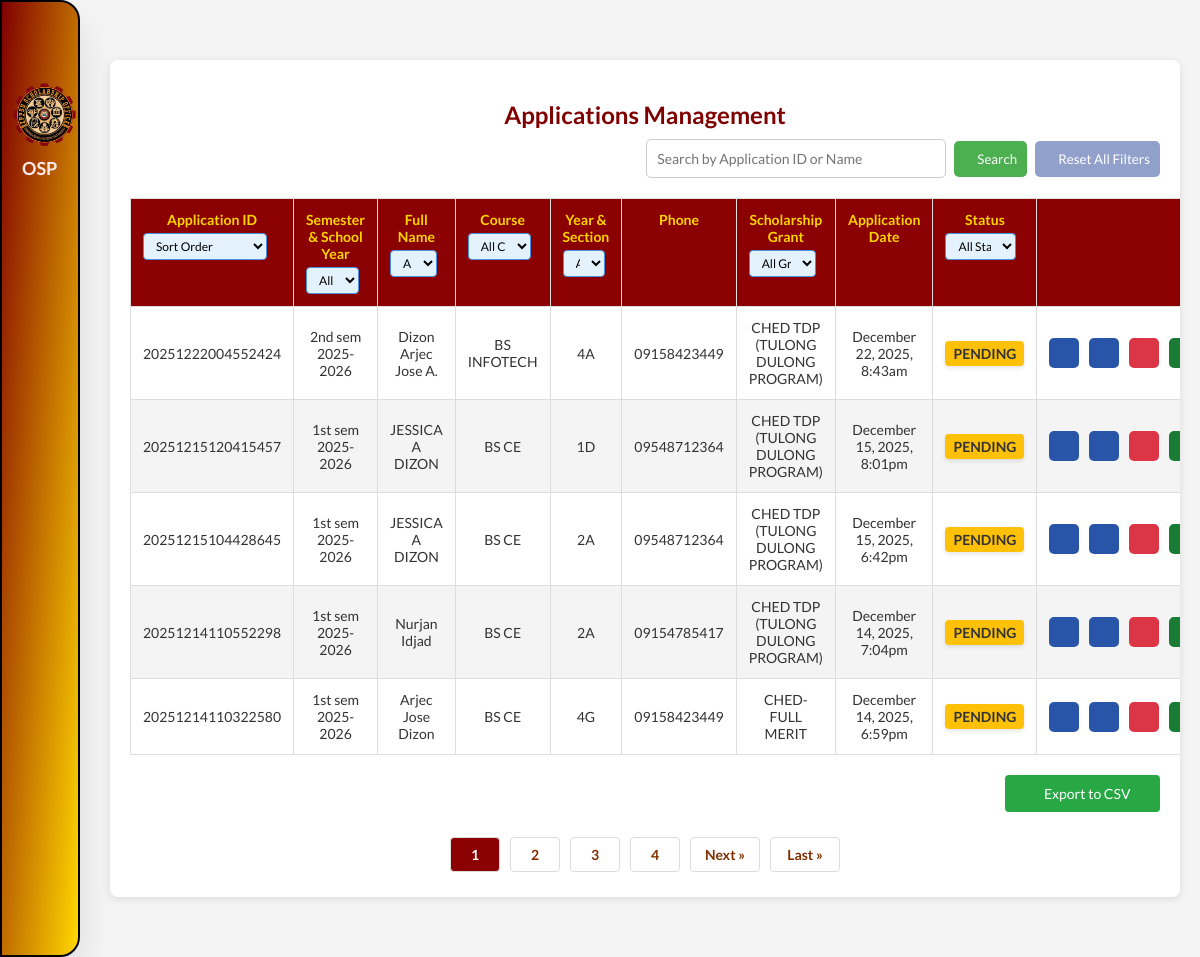
Page /views/applications.php (signed in) on the committed database.
### tables this page shows
CREATE TABLE `scholarship_applications` (
  `application_id` varchar(20) NOT NULL,
  `date` datetime DEFAULT NULL,
  `semester` varchar(10) NOT NULL,
  `school_year` varchar(9) DEFAULT NULL,
  `full_name` varchar(100) NOT NULL,
  `course` varchar(50) NOT NULL,
  `yr_sec` varchar(15) NOT NULL,
  `major` varchar(50) NOT NULL,
  `cell_no` varchar(15) DEFAULT NULL,
  `permanent_address` text DEFAULT NULL,
  `zip_code` int(11) NOT NULL,
  `present_address` text DEFAULT NULL,
  `email` varchar(100) DEFAULT NULL,
  `sex` varchar(100) NOT NULL,
  `date_of_birth` date DEFAULT NULL,
  `age` int(11) NOT NULL,
  `place_of_birth` varchar(50) DEFAULT NULL,
  `civil_status` enum('single','married','widowed','divorced','separated') DEFAULT NULL,
  `religion` varchar(100) DEFAULT NULL,
  `scholarship_grant` varchar(100) DEFAULT NULL,
  `disability` varchar(100) DEFAULT NULL,
  `indigenous_group` varchar(100) DEFAULT NULL,
  `reason_scholarship` text NOT NULL,
  `user_id` int(11) DEFAULT NULL,
  `status` enum('pending','approved','not qualified') NOT NULL DEFAULT 'pending',
  `notified` int(11) NOT NULL,
  `attachments` varchar(255) NOT NULL
);

### views/applications.php (the view, shortened to what this page needs)
<?php
require '../includes/session.php';
try {
    $limit = 5;
    $page = isset($_GET['page']) && is_numeric($_GET['page']) && $_GET['page'] > 0 ? (int) $_GET['page'] : 1;
    $offset = ($page - 1) * $limit;
    $whereConditions = ["1=1"];
    $whereClause = implode(' AND ', $whereConditions);
    $totalQuery = $pdo->prepare("SELECT COUNT(*) AS total FROM scholarship_applications WHERE $whereClause");
    $totalQuery->execute();
    $totalRows = $totalQuery->fetchColumn();
    $totalPages = ceil($totalRows / $limit);
    $sortBy = isset($_GET['sort_by']) && in_array($_GET['sort_by'], ['application_id', 'full_name', 'course', 'yr_sec', 'date', 'status', 'sem_sy']) ? $_GET['sort_by'] : 'application_id';
    $sortOrder = isset($_GET['sort']) && $_GET['sort'] == 'asc' ? 'ASC' : 'DESC';
    $query = "
        SELECT
            sa.application_id,
            CONCAT(sa.semester, ' ', sa.school_year) as sem_sy,
            sa.full_name,
            sa.course,
            sa.yr_sec,
            sa.cell_no,
            sa.scholarship_grant,
            sa.date,
            sa.status,
            sa.notified
        FROM scholarship_applications sa
        WHERE $whereClause
        ORDER BY $sortBy $sortOrder, application_id $sortOrder
        LIMIT :limit OFFSET :offset
    ";
    $stmt = $pdo->prepare($query);
    $stmt->bindValue(':limit', $limit, PDO::PARAM_INT);
    $stmt->bindValue(':offset', $offset, PDO::PARAM_INT);
    $stmt->execute();
    $rows = $stmt->fetchAll(PDO::FETCH_ASSOC);
} catch (PDOException $e) {
    die("Error fetching data: " . $e->getMessage());
}
?>
<!DOCTYPE html>
<html lang="en">
<head>
    <link rel="stylesheet" href="../css/styles.css?v=<?php echo time(); ?>">
    <link rel="stylesheet" href="../css/preloader.css?v=<?php echo time(); ?>">
    <link rel="stylesheet" href="../css/applications.css?v=<?php echo time(); ?>">
</head>
<body>
    <nav class="stroke" id="sideNav">
        <ul>
            <li>
                <a href="#" class="logo">
                    <div style="display: flex; align-items: center;">
                        <img src="../assets/images/icons/scholarship_seal.png" alt="Scholarship Seal">
                    </div>
                    <span class="nav-item" style="margin-left: 10px;">OSP</span>
                </a>
            </li>
            <?php if ($_SESSION["role"] === 'admin'): ?>
                <li>
                    <a href="./dashboard.php">
                        <i class="fas fa-solid fa-gauge"></i>
                    </a>
                </li>
                <li><a href="./announcement.php"><i class="fas fa-bullhorn"></i>
                        <span class="nav-item-2">Announcements</span></a>
                </li>
                <li>
                    <a href="./scholarship_form.php">
                        <i class="fas fa-solid fa-file"></i>
                    </a>
                </li>
                <li><a href="./manage_dropdowns.php"><i class="fas fa-list"></i><span class="nav-item-2">Scholarship Settings</span></a></li>
                <li>
                    <a href="./applications.php" class="activea">
                        <i class="fas fa-solid fa-folder"></i>
                    </a>
                </li>
                <li><a href="./logs.php"><i class="fas fa-clipboard-list"></i>
                        <span class="nav-item-2">Logs</span></a></li>
            <?php endif; ?>
            <li>
                <a href="../auth/logout.php" class="logout">
                    <i class="fas fa-solid fa-right-from-bracket"></i>
                </a>
            </li>
        </ul>
                <button class="toggle-btn" onclick="toggleNav()">
            <i class="fas fa-bars" id="toggle-icon"></i>
    </nav>
<div class="content">
    <div class="container">
        <h1>Applications Management</h1>
        <div class="table-container">
            <div class="search-container">
                <form action="" method="GET" id="filterForm">
                    <input type="text" name="search" id="searchInput" placeholder="Search by Application ID or Name"
                        value="<?php echo isset($_GET['search']) ? htmlspecialchars($_GET['search']) : ''; ?>">
                    <button type="submit" class="btn-search"><i class="fas fa-search"></i> Search</button>
                    <button type="button" class="btn-reset" id="resetButton" onclick="resetFilters()">
                        <i class="fas fa-redo"></i> Reset All Filters
                    </button>
                </form>
            </div>
        </div>
        <table>
            <thead>
                <tr>
                    <th>
                        Application ID
                        <select id="sortDropdown" onchange="updateSort('application_id')" class="table-header-filter">
                            <option value="">Sort Order</option>
                        </select>
                    </th>
                    <th>
                        Semester & School Year
                        <select name="sem_sy_filter" onchange="applyTableFilter(this)" class="table-header-filter">
                            <option value="">All Semesters</option>
                        </select>
                    </th>
                    <th>
                        Full Name
                        <select name="name_filter" onchange="applyTableFilter(this)" class="table-header-filter">
                            <option value="">All Names</option>
                        </select>
                    </th>
                    <th>
                        Course
                        <select name="course_filter" onchange="applyTableFilter(this)" class="table-header-filter">
                            <option value="">All Courses</option>
                        </select>
                    </th>
                    <th>
                        Year & Section
                        <select name="yr_sec_filter" onchange="applyTableFilter(this)" class="table-header-filter">
                            <option value="">All Year & Sections</option>
                        </select>
                    </th>
                    <th>
                        Phone
                    </th>
                    <th>
                        Scholarship Grant
                        <select name="grant_filter" onchange="applyTableFilter(this)" class="table-header-filter">
                            <option value="">All Grants</option>
                        </select>
                    </th>
                    <th>
                        Application Date
                    </th>
                    <th>
                        Status
                        <select name="sort_status" onchange="applyTableFilter(this)" class="table-header-filter">
                            <option value="">All Status</option>
                        </select>
                    </th>
                    <th>Actions</th>
                </tr>
            </thead>
            <tbody>
                <?php if (count($rows) > 0): ?>
                    <?php foreach ($rows as $row): ?>
                        <tr>
                            <td><?= htmlspecialchars($row['application_id']) ?></td>
                            <td><?= htmlspecialchars($row['sem_sy'] ?? 'N/A') ?></td>
                            <td><?= htmlspecialchars($row['full_name']) ?></td>
                            <td><?= htmlspecialchars($row['course']) ?></td>
                            <td><?= htmlspecialchars($row['yr_sec']) ?></td>
                            <td><?= htmlspecialchars($row['cell_no']) ?></td>
                            <td><?= htmlspecialchars($row['scholarship_grant']) ?></td>
                            <td>
                                <?php
                                $formattedDate = date('F j, Y, g:ia', strtotime($row['date']));
                                echo htmlspecialchars($formattedDate);
                                ?>
                            </td>
                            <td>
                                <span class="status <?php echo htmlspecialchars($row['status']); ?>">
                                    <?php echo htmlspecialchars(ucfirst($row['status'])); ?>
                                </span>
                            </td>
                            <td>
                                <div class="actions">
                                    <a href="../application_process/view_application_admin.php?id=<?= $row['application_id'] ?>"
                                        class="btn-view" data-tooltip="View Application">
                                        <i class="fas fa-solid fa-eye"></i>
                                    </a>
                                    <a href="../application_process/edit_application_admin.php?id=<?= $row['application_id'] ?>"
                                        class="btn-view" data-tooltip="Edit Application">
                                        <i class="fas fa-pencil-alt"></i>
                                    </a>
                                    <a href="../application_process/delete_application.php?id=<?= $row['application_id'] ?>"
                                        class="btn-delete"
                                        onclick="return confirm('This action cannot be undone. Proceed with deletion?');"
                                        data-tooltip="Delete Application">
                                        <i class="fas fa-solid fa-trash"></i>
                                    </a>
<?php if ($row['status'] !== 'approved'): ?>
            <a href="../application_process/approve_application.php?id=<?= $row['application_id'] ?>&action=notify"
                class="btn-approve"
                onclick="return confirm('Are you sure you want to approve this application and notify the applicant?');"
                data-tooltip="Approve Application and Notify">
            </a>
        <?php endif; ?>
                                </div>
                            </td>
                        </tr>
                    <?php endforeach; ?>
                <?php endif; ?>
            </tbody>
        </table>
        <div class="export-button-container">
            <a href="../application_process/export_application.php?<?php echo htmlspecialchars(buildQueryString()); ?>" class="btn-export">
                <i class="fas fa-solid fa-download"></i> Export to CSV
            </a>
        </div>
        <ul class="pagination">
            <?php for ($i = 1; $i <= $totalPages; $i++): ?>
                <li><a href="?<?php echo buildQueryString(['page' => $i]); ?>" class="<?php echo $i == $page ? 'active' : ''; ?>">
                    <?php echo $i; ?>
                </a></li>
            <?php endfor; ?>
            <?php if ($page < $totalPages): ?>
                <li><a href="?<?php echo buildQueryString(['page' => $page + 1]); ?>" class="prev-next">Next &raquo;</a></li>
                <li><a href="?<?php echo buildQueryString(['page' => $totalPages]); ?>" class="prev-next">Last &raquo;</a></li>
            <?php endif; ?>
        </ul>
    </div>
</div>
</body>
</html>
<?php
function buildQueryString($newParams = []) {
    $params = $_GET;
    foreach ($newParams as $key => $value) {
        $params[$key] = $value;
    }
    return http_build_query($params);
}

### css/styles.css (style rules this page uses)
* { margin: 0; padding: 0; outline: none; border: none; text-decoration: none; box-sizing: border-box; font-family: "Lato", sans-serif; }
body { background: #f4f4f4; overflow-x: hidden; }
.logo { margin-top: 70px; text-align: start; display: flex; flex-direction: column; align-items: start; transition: all 0.5s ease; }
.logo img { width: 65px; height: 65px; margin-bottom: 10px; }
.logo span { font-weight: bold; font-size: 18px; text-align: center; }
nav { position: fixed; top: 0; bottom: 0; left: 0; height: 100%; background: linear-gradient(to bottom right, #800000, #ffd700); width: 80px; overflow: hidden; transition: width 0.3s ease, left 0.3s ease; box-shadow: 0 20px 35px rgba(0, 0, 0, 0.1); z-index: 99999; border-top-right-radius: 20px; border-bottom-right-radius: 20px; border: 2px solid black; }
a { position: relative; color: #ffe9e9 !important; font-size: 14px; display: table; width: 350px; padding: 10px; transition: background 0.3s ease, transform 0.3s ease, color 0.3s ease; font-weight: bold; text-decoration: none !important; }
nav ul li a, nav ul li a:after, nav ul li a:before { transition: all 0.5s; }
nav ul li a i { position: relative; width: 70px; height: 40px; top: 14px; font-size: 20px; text-align: center; }
.nav-item { position: relative; margin-left: 15px; }
.logout { position: absolute; bottom: 0; }
.activea { color: #ffd700 !important; font-weight: bold; }
.content { margin-left: 90px; padding: 20px; color: #333; transition: margin-left 0.3s ease; }
.content h1 { font-size: 24px; color: #800000; }
.toggle-btn { position: fixed; top: 15px!important; left: 15px!important; background: transparent; color: #ffd700; border: none; padding: 14px; width: 50px; height: 50px; cursor: pointer; z-index: 1100; font-size: 22px; display: flex; align-items: center; justify-content: center; transition: all 0.3s cubic-bezier(0.175, 0.885, 0.32, 1.275); overflow: hidden; }
.toggle-btn i { display: flex; align-items: center; justify-content: center; width: 100%; height: 100%; }

### views/applications.php (style rules this page uses)
.table-header-filter { display: block; margin-top: 5px; padding: 4px 8px; width: 90%; font-size: 12px; border: 1px solid #ddd; border-radius: 4px; background-color: #f9f9f9; }
th { vertical-align: top; padding-top: 12px; }
.table-header-filter:not([value=""]) { background-color: #e3f2fd !important; border-color: #4a90e2 !important; }
.export-button-container { margin: 20px 0; text-align: right; }
.btn-export { display: inline-flex; align-items: center; gap: 8px; background-color: #28a745; color: white; padding: 10px 20px; border-radius: 4px; text-decoration: none; font-weight: 500; transition: background-color 0.3s; }

### rows in the picture
scholarship_applications: application_id "20251222004552424", sem_sy "2nd sem 2025-2026", full_name "Dizon Arjec Jose A.", course "BS INFOTECH", yr_sec "4A", cell_no "09158423449", scholarship_grant "CHED TDP (TULONG DULONG PROGRAM)", date "December 22, 2025, 8:43am", status "PENDING"
scholarship_applications: application_id "20251215120415457", sem_sy "1st sem 2025-2026", full_name "JESSICA A DIZON", course "BS CE", yr_sec "1D", cell_no "09548712364", scholarship_grant "CHED TDP (TULONG DULONG PROGRAM)", date "December 15, 2025, 8:01pm", status "PENDING"
scholarship_applications: application_id "20251215104428645", sem_sy "1st sem 2025-2026", full_name "JESSICA A DIZON", course "BS CE", yr_sec "2A", cell_no "09548712364", scholarship_grant "CHED TDP (TULONG DULONG PROGRAM)", date "December 15, 2025, 6:42pm", status "PENDING"
scholarship_applications: application_id "20251214110552298", sem_sy "1st sem 2025-2026", full_name "Nurjan Idjad", course "BS CE", yr_sec "2A", cell_no "09154785417", scholarship_grant "CHED TDP (TULONG DULONG PROGRAM)", date "December 14, 2025, 7:04pm", status "PENDING"
scholarship_applications: application_id "20251214110322580", sem_sy "1st sem 2025-2026", full_name "Arjec Jose Dizon", course "BS CE", yr_sec "4G", cell_no "09158423449", scholarship_grant "CHED-FULL MERIT", date "December 14, 2025, 6:59pm", status "PENDING"
